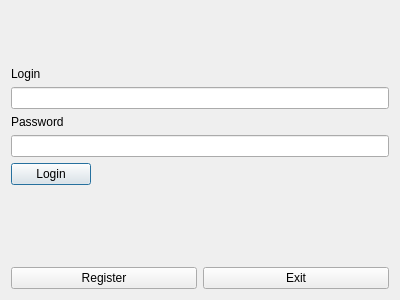
<?xml version="1.0" encoding="UTF-8"?>
<ui version="4.0">
 <class>login_window</class>
 <widget class="QDialog" name="login_window">
  <property name="geometry">
   <rect>
    <x>0</x>
    <y>0</y>
    <width>400</width>
    <height>300</height>
   </rect>
  </property>
  <property name="windowTitle">
   <string>login_window</string>
  </property>
  <layout class="QVBoxLayout" name="verticalLayout">
   <item>
    <layout class="QFormLayout" name="formLayout">
     <property name="fieldGrowthPolicy">
      <enum>QFormLayout::ExpandingFieldsGrow</enum>
     </property>
     <property name="rowWrapPolicy">
      <enum>QFormLayout::WrapAllRows</enum>
     </property>
     <property name="labelAlignment">
      <set>Qt::AlignLeading|Qt::AlignLeft|Qt::AlignVCenter</set>
     </property>
     <property name="formAlignment">
      <set>Qt::AlignLeading|Qt::AlignLeft|Qt::AlignVCenter</set>
     </property>
     <item row="0" column="0">
      <widget class="QLabel" name="login_label">
       <property name="text">
        <string>Login</string>
       </property>
      </widget>
     </item>
     <item row="0" column="1">
      <widget class="QLineEdit" name="username_edit"/>
     </item>
     <item row="2" column="0">
      <widget class="QLabel" name="password_label">
       <property name="text">
        <string>Password</string>
       </property>
      </widget>
     </item>
     <item row="2" column="1">
      <widget class="QLineEdit" name="password_edit">
       <property name="echoMode">
        <enum>QLineEdit::Password</enum>
       </property>
      </widget>
     </item>
     <item row="3" column="0">
      <widget class="QPushButton" name="login_button">
       <property name="text">
        <string>Login</string>
       </property>
      </widget>
     </item>
     <item row="4" column="0">
      <widget class="QLabel" name="error_label">
       <property name="palette">
        <palette>
         <active>
          <colorrole role="WindowText">
           <brush brushstyle="SolidPattern">
            <color alpha="255">
             <red>255</red>
             <green>0</green>
             <blue>0</blue>
            </color>
           </brush>
          </colorrole>
         </active>
         <inactive>
          <colorrole role="WindowText">
           <brush brushstyle="SolidPattern">
            <color alpha="255">
             <red>255</red>
             <green>0</green>
             <blue>0</blue>
            </color>
           </brush>
          </colorrole>
         </inactive>
         <disabled>
          <colorrole role="WindowText">
           <brush brushstyle="SolidPattern">
            <color alpha="255">
             <red>190</red>
             <green>190</green>
             <blue>190</blue>
            </color>
           </brush>
          </colorrole>
         </disabled>
        </palette>
       </property>
       <property name="font">
        <font>
         <pointsize>10</pointsize>
         <weight>75</weight>
         <bold>true</bold>
        </font>
       </property>
       <property name="text">
        <string/>
       </property>
      </widget>
     </item>
    </layout>
   </item>
   <item>
    <layout class="QHBoxLayout" name="horizontalLayout">
     <item>
      <widget class="QPushButton" name="register_button">
       <property name="text">
        <string>Register</string>
       </property>
      </widget>
     </item>
     <item>
      <widget class="QPushButton" name="exit_button">
       <property name="text">
        <string>Exit</string>
       </property>
      </widget>
     </item>
    </layout>
   </item>
  </layout>
 </widget>
 <layoutdefault spacing="6" margin="11"/>
 <resources/>
 <connections/>
</ui>
